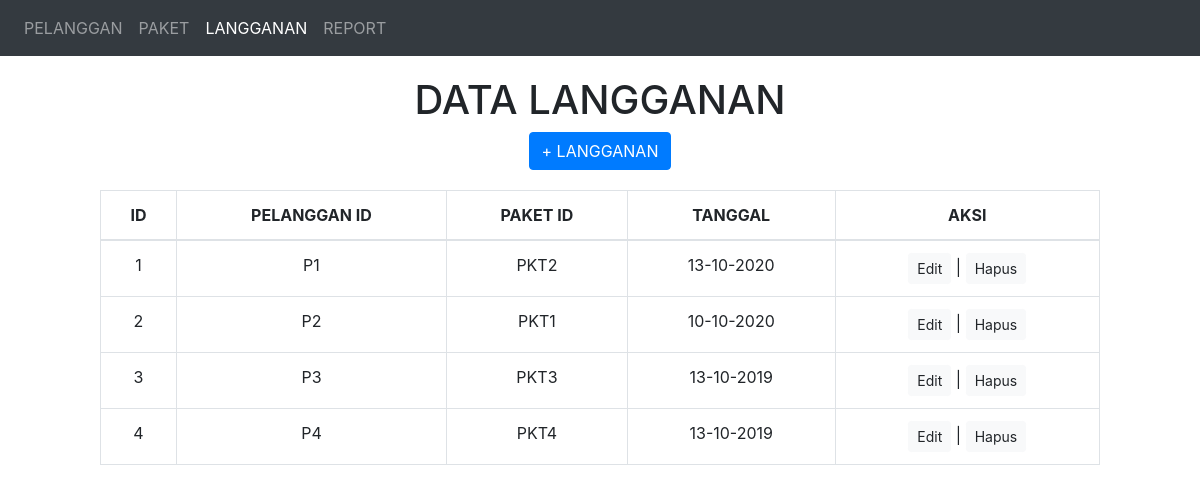
The app's page /langganan/index.php with its own data.
### tables this page shows
CREATE TABLE `langganan` (
  `id` varchar(10) NOT NULL,
  `paket_id` varchar(4) NOT NULL,
  `pelanggan_id` varchar(2) NOT NULL,
  `tanggal` date NOT NULL
);

### langganan/index.php (the view, shortened to what this page needs)
<?php
    include('../koneksi.php');
?>
<!DOCTYPE html>
<html>
    <head>
    <link rel="stylesheet" href="https://maxcdn.bootstrapcdn.com/bootstrap/4.5.2/css/bootstrap.min.css">
    <link rel="stylesheet" href="../assets/css/styles.css">
</head>
<body class="text-center block-center">
<nav class="navbar navbar-expand-sm bg-dark navbar-dark">
  <ul class="navbar-nav">
    <li class="nav-item">
      <a class="nav-link" href="../index.php">PELANGGAN</a>
    </li>
    <li class="nav-item">
      <a class="nav-link" href="../paket/index.php">PAKET</a>
    </li>
    <li class="nav-item active">
      <a class="nav-link" href="index.php">LANGGANAN</a>
    </li>
    <li class="nav-item">
      <a class="nav-link" href="../report/index.php">REPORT</a>
    </li>
  </ul>
</nav>
<div class="title">
<h1>DATA LANGGANAN</h1>
<a class="btn btn-primary" href="tambah.php">+ LANGGANAN</a>
</div>
<div class="table-responsive d-flex justify-content-center">
<table class="table table-bordered col-10">
<thead>
<tr>
<th>ID</th>
<th>PELANGGAN ID</th>
<th>PAKET ID</th>
<th>TANGGAL</th>
<th>AKSI</th>
</tr>
</thead>
<tbody>
<?php
$query = "SELECT * FROM langganan ORDER BY id ASC";
$result = mysqli_query($koneksi, $query);
$no = 1;
while($row = mysqli_fetch_assoc($result))
{
?>
<tr>
<td><?php echo $no; ?></td>
<td><?php echo $row['pelanggan_id']; ?></td>
<td><?php echo $row['paket_id']; ?></td>
<td><?php echo date("d-m-Y", strtotime($row['tanggal'])); ?></td>
<td>
<a class="btn btn-light btn-sm" href="edit.php?id=<?php echo $row['id']; ?>">Edit</a> |
<a class="btn btn-light btn-sm" href="hapus.php?id=<?php echo $row['id']; ?>" onclick="return confirm('Anda yakin akan menghapus data ini?')">Hapus</a>
</td>
</tr>
<?php
$no++;
}
?>
</tbody>
</table>
</body>
</html>

### assets/css/styles.css (style rules this page uses)
.title { margin: 20px; }

### records on screen
langganan: pelanggan "P1", paket "PKT2", tanggal "13-10-2020"
langganan: pelanggan "P2", paket "PKT1", tanggal "10-10-2020"
langganan: pelanggan "P3", paket "PKT3", tanggal "13-10-2019"
langganan: pelanggan "P4", paket "PKT4", tanggal "13-10-2019"
